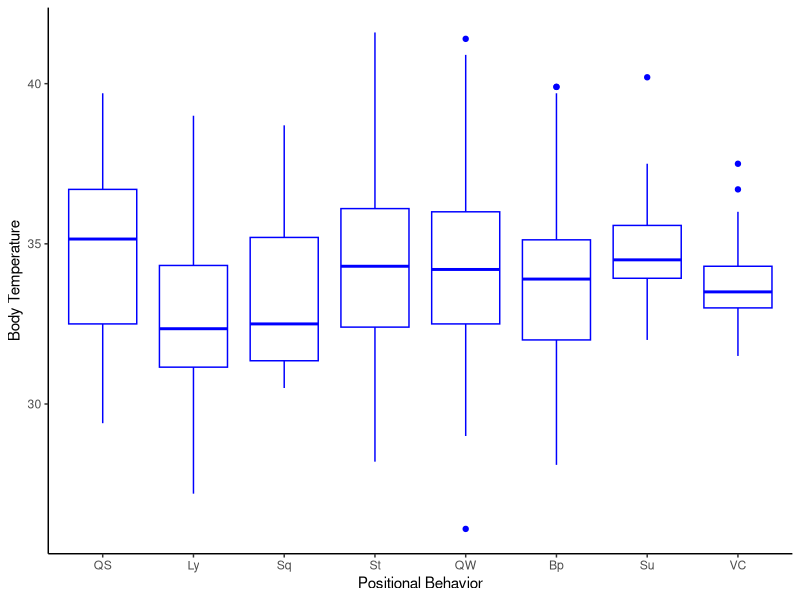
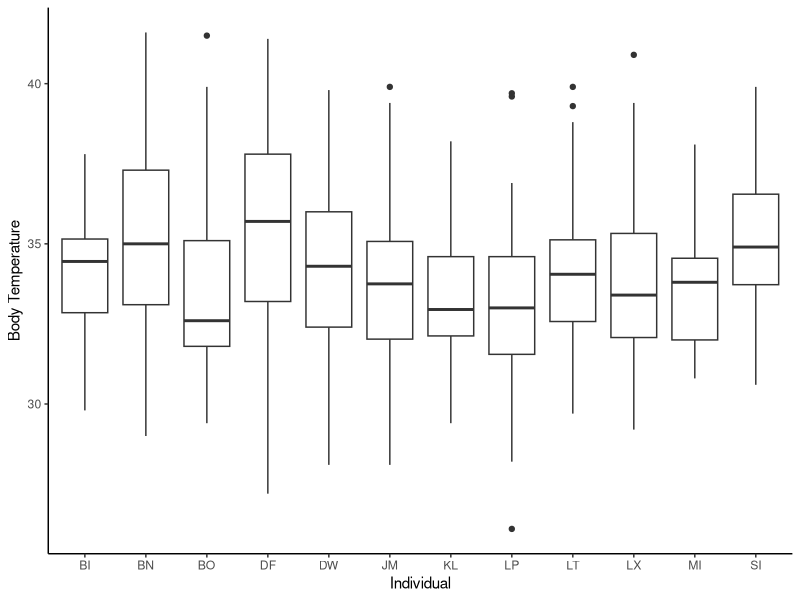
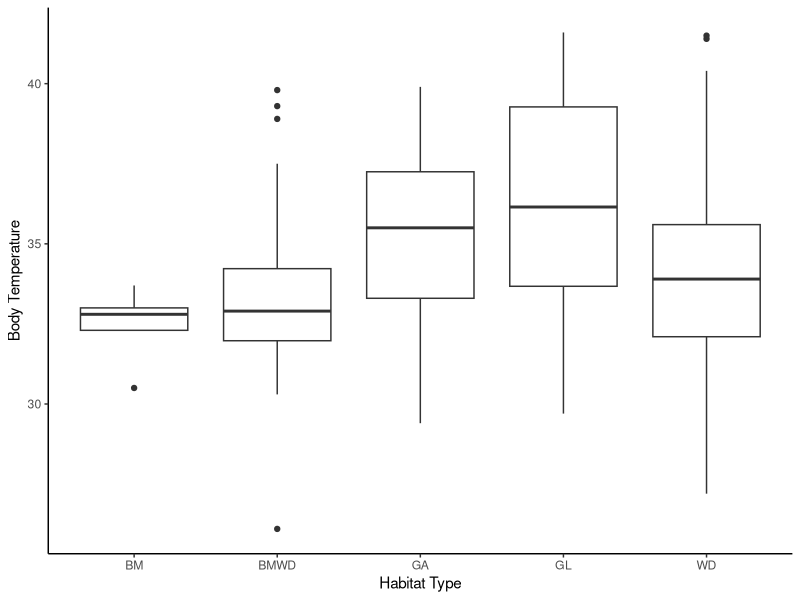
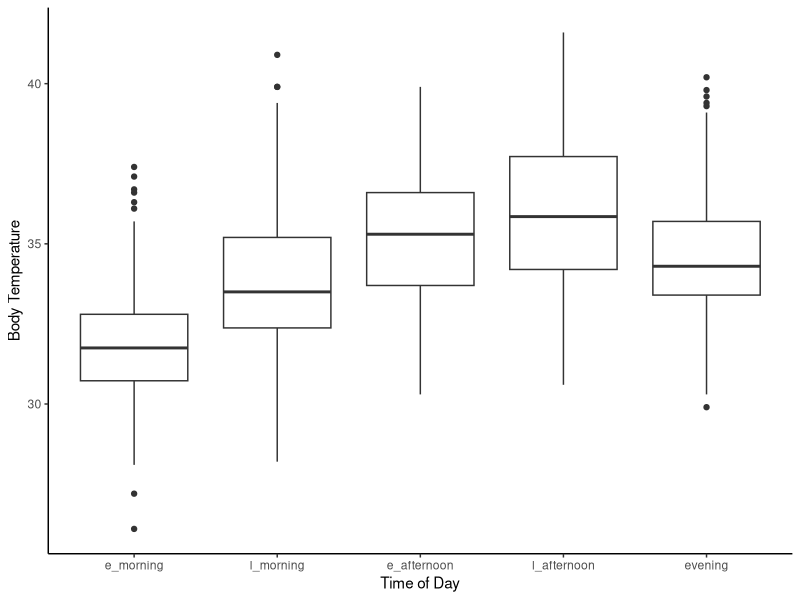
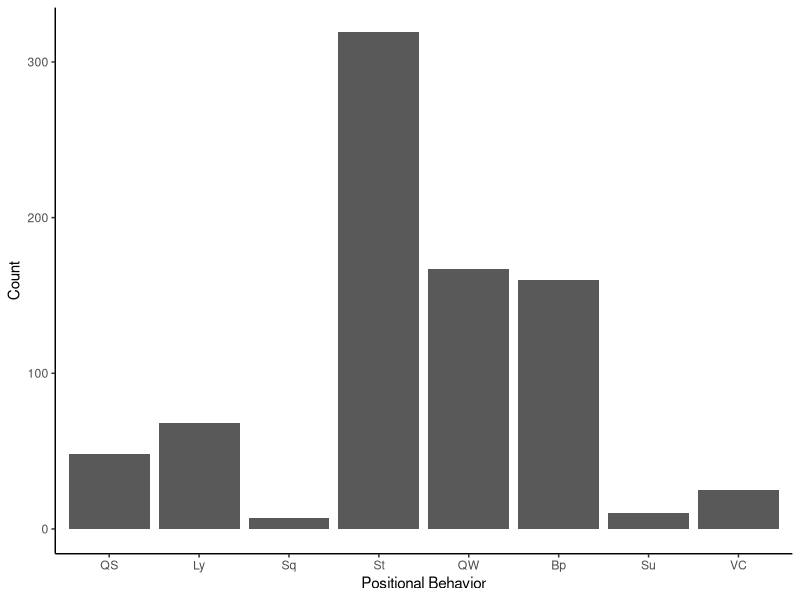
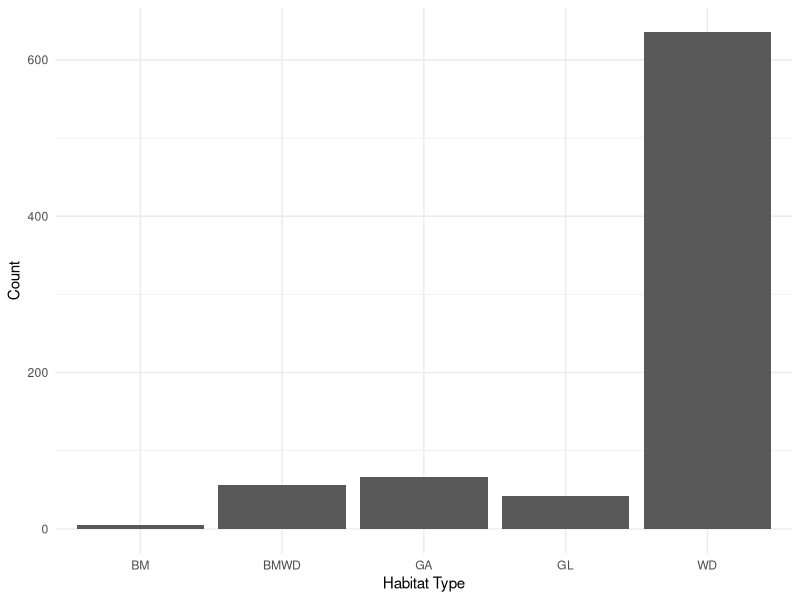
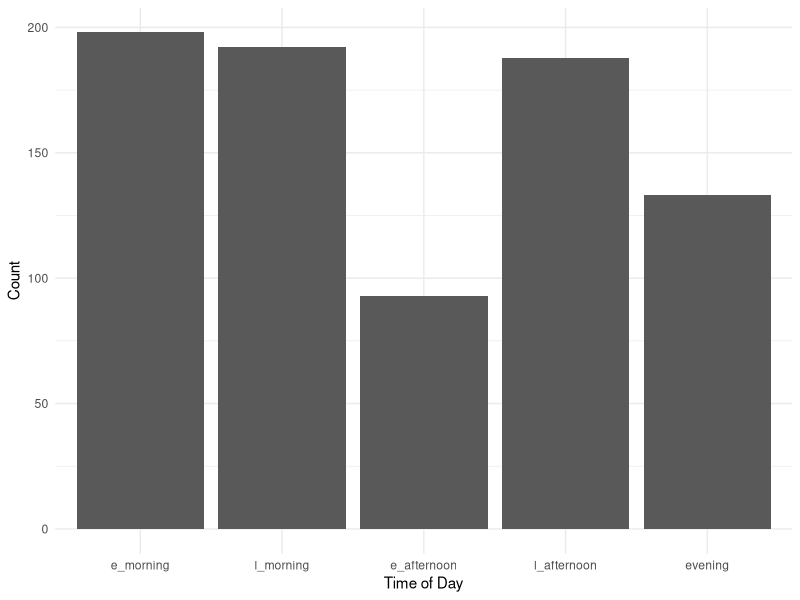
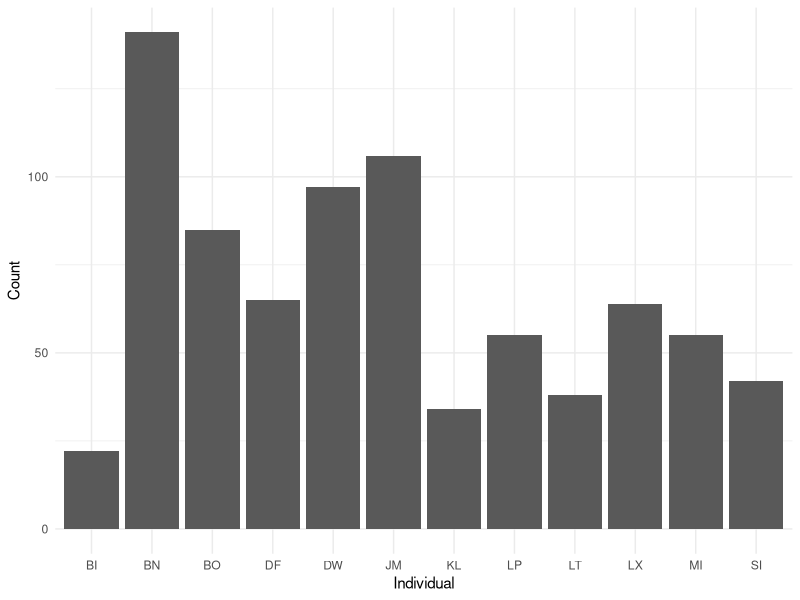

The R script that drew these images, in order: (Note: this script raises an error after producing the figures.)
# load libraries
library(tidyverse) 
library(readr) 
library(lubridate)
library(magrittr)
library(ggplot2)
library(car)
library(emmeans)
library(lme4)
library(ggthemes)
library(plyr) #HSR note- if you need plyr, need to load it before tidyverse. But dplyr in tidyverse does everything plyr can do and more, so shoudln't need plyr. 

##read in data
prelim_tidy <- read_csv("_data/_tidy/prelim_data_tidycols.csv")
View(prelim_tidy)
nrow(prelim_tidy) #2873 rows

#Omit any missing values:
summary(is.na(prelim_tidy)) #looks like missing lots of therm data

prelim_temp<-na.omit(prelim_tidy)
View(prelim_temp)
nrow(prelim_temp) #810 rows; most rows were removed bc therm data missing. 

prelim_temp$therm_t[prelim_temp$therm_t >= 42] <- NA #remove therm values >42 because likely a temp sensor problem? 6 rows removed.  

prelim_temp<-na.omit(prelim_temp) #remove those rows with NA's
View(prelim_temp)
nrow(prelim_temp) #now 804 rows

#Combine positional behaviors into smaller categories
# suspensory = Cb, Br & QM
#Vertical climb and cling together
prelim_temp$pos_beh[prelim_temp$pos_beh == "Cb"] <- "Su"
prelim_temp$pos_beh[prelim_temp$pos_beh == "Br"] <- "Su"
prelim_temp$pos_beh[prelim_temp$pos_beh == "QM"] <- "Su"
prelim_temp$pos_beh[prelim_temp$pos_beh == "Vci"] <- "VC"
prelim_temp$pos_beh[prelim_temp$pos_beh == "Abp"] <- "Bp"
prelim_temp$pos_beh[prelim_temp$pos_beh == "BpS"] <- "Bp"
prelim_temp$pos_beh[prelim_temp$pos_beh == "BpW"] <- "Bp"


############
##re-order levels
prelim_temp$time_od <- factor(prelim_temp$time_od, levels = c("e_morning", "l_morning", "e_afternoon", "l_afternoon", "evening"))
prelim_temp$pos_beh <- factor(prelim_temp$pos_beh, levels = c("QS", "Ly", "Sq", "St", "QW", "Bp", "Su", "VC"))

## Change to factor and numeric
factor_cols <- c("pos_beh","context", "substrate", "hab_type", "individual")
numeric_cols <- c("sun", "therm_t", "t_lo", "t_hi")

prelim_temp[factor_cols] <- lapply(prelim_temp[factor_cols], as.factor)

prelim_temp[numeric_cols] <- lapply(prelim_temp[numeric_cols], as.numeric)

str(prelim_temp)

##plotting
ggplot(prelim_temp, aes(pos_beh, therm_t)) +
  geom_boxplot(fill = "white", colour = "blue") + 
  labs(x="Positional Behavior", y="Body Temperature") +
  theme_classic()

ggplot(prelim_temp, aes(individual, therm_t)) +
  geom_boxplot() + 
  labs(x="Individual", y="Body Temperature") +
  theme_classic()

ggplot(prelim_temp, aes(hab_type, therm_t)) +
  geom_boxplot() + 
  labs(x="Habitat Type", y="Body Temperature") +
  theme_classic()

ggplot(prelim_temp, aes(time_od, therm_t)) +
  geom_boxplot() + 
  labs(x="Time of Day", y="Body Temperature") +
  theme_classic()

##counts
ggplot(prelim_temp, aes(pos_beh))+
  geom_bar(stat="count") + 
  labs(x="Positional Behavior", y="Count") +
  theme_classic()  

ggplot(prelim_temp, aes(hab_type))+
  geom_bar(stat="count") + 
  labs(x="Habitat Type", y="Count")+
  theme_minimal()    ###can I combine bamboo with bamboo woodland?

ggplot(prelim_temp, aes(time_od))+
  geom_bar(stat="count") + 
  labs(x="Time of Day", y="Count")+
  theme_minimal()

ggplot(prelim_temp, aes(individual))+
  geom_bar(stat="count") + 
  labs(x="Individual", y="Count")+
  theme_minimal()

ggplot(prelim_temp, aes(sun))+
  geom_histogram()

###model plotting
library(broom)

m1 <- lmer(therm_t ~ pos_beh + time_od + sun + date + hab_type +
       (1|individual), data = prelim_temp)
summary(m1)
confint(m1)
#predict(m1, preddata)

#HSR: post-hoc test to compare between levels of position behavior. Will want to do this in the analysis file not graphics file. 
library(emmeans)
emmeans(m1, list(pairwise ~ pos_beh), adjust = "tukey")

#m1_res <- tidy(coef(summary(m1)) ) 
#ggplot(m1_res, aes(pos_beh, therm_t)) +
  #geom_point()

ggplot(prelim_temp, aes(pos_beh, therm_t)) + 
  geom_point(size = 3) +
  geom_point(aes(y=predict(m1)), size = 1)

#change levels for the plot
prelim_temp$pos_beh <- factor(prelim_temp$pos_beh, levels = c("Ly","St", "Sq", "QS", "QW", "Bp", "Su", "VC"))

ggplot(prelim_temp, aes(pos_beh, therm_t)) + 
  geom_point(size = 3, colour = "blue") + #shows raw data
  geom_boxplot(colour="blue")+ #shows raw data
  geom_boxplot(aes(y=predict(m1)), size = 1, colour = "red") + #shows model predictions
  scale_x_discrete(name = "Positional Behavior", labels = c("Lie", "Sit", "Squat", "Quad. Stand", "Quad. Walk", "Bipedal", "Suspensory", "Vert. Climb/Cling")) +
  scale_y_continuous(name = "Body Temperature") +
  theme_classic()
#hsr: what this tells me is that the model predictions are pretty close to the raw data. (red and blue boxplots are similar). You can plot just the raw data and see the pattern, if you'd like. 

###################
##change levels back
prelim_temp$pos_beh <- factor(prelim_temp$pos_beh, levels = c("QS", "Ly", "Sq", "St", "QW", "Bp", "Su", "VC"))

##tried another thing and it didn't work...
#newdat <- expand.grid(pos_beh=unique(prelim_temp$pos_beh), 
                      #time_od=unique(prelim_temp$time_od),
                      #sun=c(min(prelim_temp$sun),
                       #     max(prelim_temp$sun)),
                      #date=date(prelim_temp$date),
                      #hab_type=unique(prelim_temp$hab_type))
                      
#ggplot(prelim_temp, aes(x=pos_beh, y=therm_t)) +
 # geom_point(size=3) +
  #geom_line(data=newdat, aes(y=predict(m1, level=0, newdata=newdat), size="Positional Behavior")) +
  #scale_size_manual(name="Predictions", values=c("Positional Behavior"=3)) +
  #theme_classic() 

## Create dataframe to predict over
##attempting to follow tutorial but got too confused....
preddata <- with(prelim_temp, expand.grid(pos_beh = levels(pos_beh), time_od = levels(time_od), sun = c(0,50,100), date = c("2018-06-28", "2018-06-06", "2018-07-16"), hab_type = c("WD", "WG", "GL"), individual = c("DW","JM", "LT")))

factor_cols <- c("pos_beh", "time_od", "hab_type", "individual")
numeric_cols <- c("sun")

preddata[factor_cols] <- lapply(preddata[factor_cols], as.factor)
preddata[numeric_cols] <- lapply(preddata[numeric_cols], as.numeric)

preddata$date <- as.Date(preddata$date)

str(preddata)

########
mm <- model.matrix(~pos_beh + time_od + sun + date + hab_type, data=preddata)

###won't work because I don't have 2 or more levels per factor

pframe2 <- data.frame(preddata,eta=mm%*%fixef(m1))
pframe2 <- with(pframe2,data.frame(pframe2,prop=eta))
pvar1 <- diag(mm %*% tcrossprod(vcov(m1),mm))
tvar1 <- pvar1+VarCorr(m1)$individual
pframe2 <- data.frame(
  pframe2
  , plo = pframe2$eta-2*sqrt(pvar1)
  , phi = pframe2$eta+2*sqrt(pvar1)
  , tlo = pframe2$eta-2*sqrt(tvar1)
  , thi = pframe2$eta+2*sqrt(tvar1)
)
